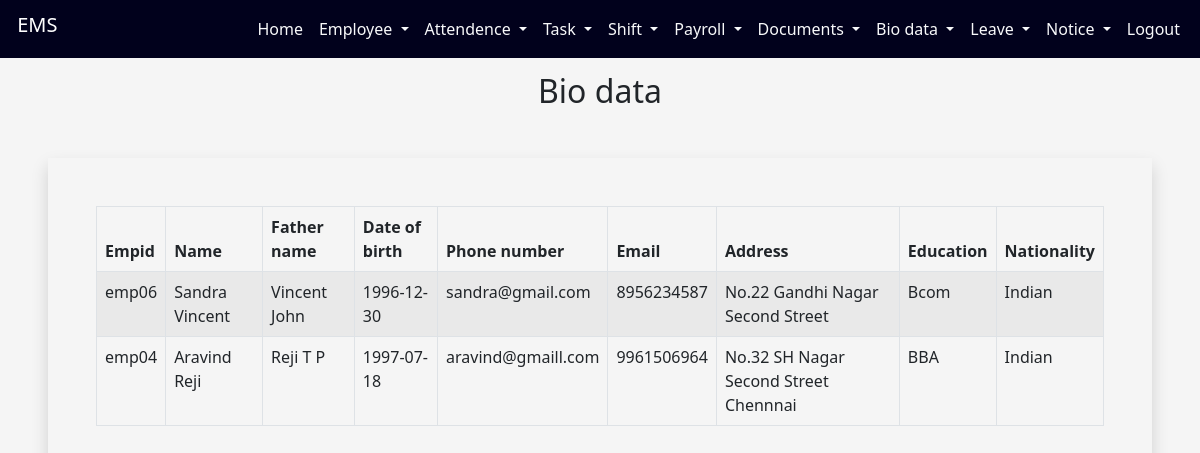
The app's page /employeeapp/biodetails/, older data.
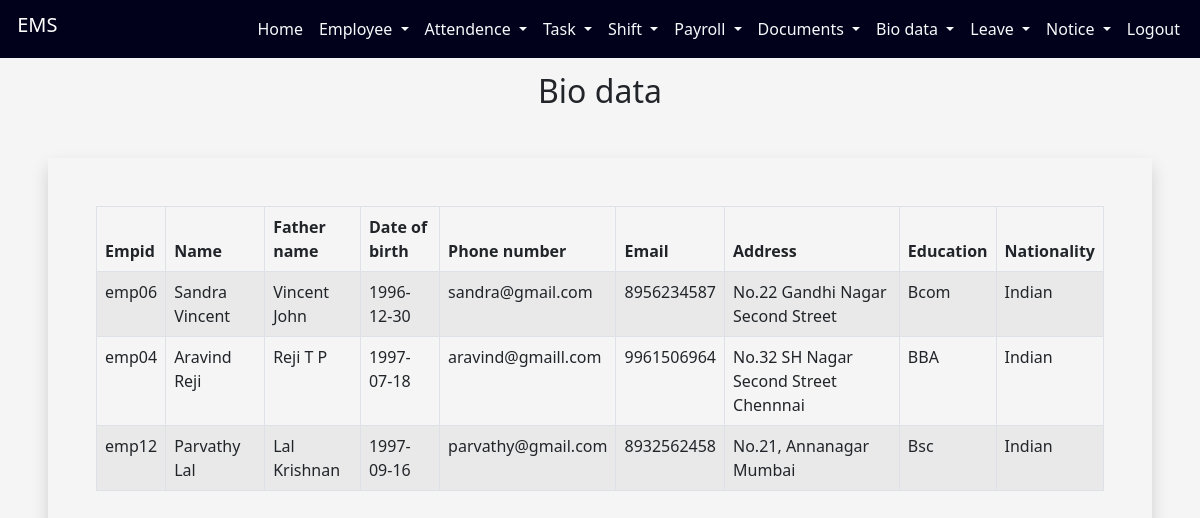
The same page, newer data.
### employeeapp/models.py (models this page shows, shortened)
class empbiodata(models.Model):
    empid = models.CharField(max_length=10)
    name=models.CharField(max_length=20)
    fathername=models.CharField(max_length=20)
    dob=models.CharField(max_length=20)
    email=models.EmailField()
    mobile=models.CharField(max_length=10)
    address=models.CharField(max_length=250)
    education=models.CharField(max_length=20)
    nationality=models.CharField(max_length=20)

### employeeapp/views.py (the view)
# urls.py: path('biodetails/',empbiodetails),
def empbiodetails(request):
    a=empbiodata.objects.all()
    nme=[]
    ftnm=[]
    dob=[]
    eml=[]
    mbl=[]
    add=[]
    edu=[]
    nty=[]
    bid=[]
    empid=[]
    for i in a:
        id=i.id
        bid.append(id)
        nm=i.name
        nme.append(nm)
        ft=i.fathername
        ftnm.append(ft)
        db=i.dob
        dob.append(db)
        em=i.email
        eml.append(em)
        mb=i.mobile
        mbl.append(mb)
        ad=i.address
        add.append(ad)
        et=i.education
        edu.append(et)
        nt=i.nationality
        nty.append(nt)
        ed=i.empid
        empid.append(ed)
    mylist=zip(nme,ftnm,dob,eml,mbl,add,edu,nty,bid,empid)
    return render(request,"biodata.html",{'mylist':mylist})

### employeeapp/templates/biodata.html (shortened to what the changed rows need)
<!DOCTYPE html>
<html lang="en">
<head>
  <link href="https://cdn.jsdelivr.net/npm/bootstrap@5.0.2/dist/css/bootstrap.min.css" rel="stylesheet">
</head>
<body style="background-color: whitesmoke;">
<div class="container-fluid">
            <nav class="navbar navbar-expand-lg fixed-top ">
                <div class="container-fluid">
                 <h1 class="navbar-brand"  id="h">&nbsp;EMS</h1>
                 </div>
        </nav>
        </div> <br><br><br>
<div class="container">
  <h2 align="center" style="font-family:'Segoe UI', Tahoma, Geneva, Verdana, sans-serif">Bio data</h2>
</div>
<div class="shadow p-5 m-5" style="overflow: auto">
<table class="table table-hover table-condensed table-striped table-bordered">
      <thead>
        <tr>
            <th>Empid</th>
            <th>Name</th>
          <th>Father name</th>
          <th>Date of birth</th>
          <th>Phone number</th>
            <th>Email</th>
           <th>Address</th>
            <th>Education</th>
            <th>Nationality</th>
        </tr>
      </thead>
      <tbody>
{% for i,j,k,l,m,n,o,p,q,r in mylist %}
        <tr>
            <td>{{r}}</td>
            <td>{{i}}</td>
          <td>{{j}}</td>
          <td>{{k}}</td>
          <td>{{l}}</td>
            <td>{{m}}</td>
            <td>{{n}}</td>
            <td>{{o}}</td>
            <td>{{p}}</td>
        </tr>
{% endfor %}
      </tbody>
    </table>
</div>
  </body>
</html>

Row changes from the older to the newer data that the page shows:
added empbiodata: mylist "emp12", mylist "Parvathy Lal", mylist "Lal Krishnan", mylist "1997-09-16", mylist "parvathy@gmail.com", mylist "8932562458", mylist "No.21, Annanagar Mumbai", mylist "Bsc", mylist "Indian"
